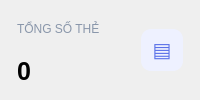
         <widget class="QFrame" name="metricCard">
          <property name="minimumSize">
           <size>
            <width>0</width>
            <height>82</height>
           </size>
          </property>
          <property name="frameShape">
           <enum>QFrame::NoFrame</enum>
          </property>
          <layout class="QHBoxLayout" name="metricWordsLayout">
           <property name="leftMargin">
            <number>17</number>
           </property>
           <property name="topMargin">
            <number>11</number>
           </property>
           <property name="rightMargin">
            <number>17</number>
           </property>
           <property name="bottomMargin">
            <number>11</number>
           </property>
           <item>
            <layout class="QVBoxLayout" name="metricWordsText">
             <item>
              <widget class="QLabel" name="metricWordsTitle">
               <property name="styleSheet">
                <string notr="true">color: #8996AA; font-size: 9pt;</string>
               </property>
               <property name="text">
                <string>TỔNG SỐ THẺ</string>
               </property>
              </widget>
             </item>
             <item>
              <widget class="QLabel" name="metricWordsValue">
               <property name="styleSheet">
                <string notr="true">font-size: 19pt; font-weight: 700;</string>
               </property>
               <property name="text">
                <string>0</string>
               </property>
              </widget>
             </item>
            </layout>
           </item>
           <item>
            <spacer name="metricWordsSpacer">
             <property name="orientation">
              <enum>Qt::Horizontal</enum>
             </property>
             <property name="sizeHint" stdset="0">
              <size>
               <width>20</width>
               <height>20</height>
              </size>
             </property>
            </spacer>
           </item>
           <item>
            <widget class="QLabel" name="metricWordsIcon">
             <property name="minimumSize">
              <size>
               <width>42</width>
               <height>42</height>
              </size>
             </property>
             <property name="maximumSize">
              <size>
               <width>42</width>
               <height>42</height>
              </size>
             </property>
             <property name="styleSheet">
              <string notr="true">background: #EEF1FF; color: #5B72E8; border-radius: 10px; font-size: 15pt; font-weight: 700;</string>
             </property>
             <property name="text">
              <string>▤</string>
             </property>
             <property name="alignment">
              <set>Qt::AlignCenter</set>
             </property>
            </widget>
           </item>
          </layout>
         </widget>
